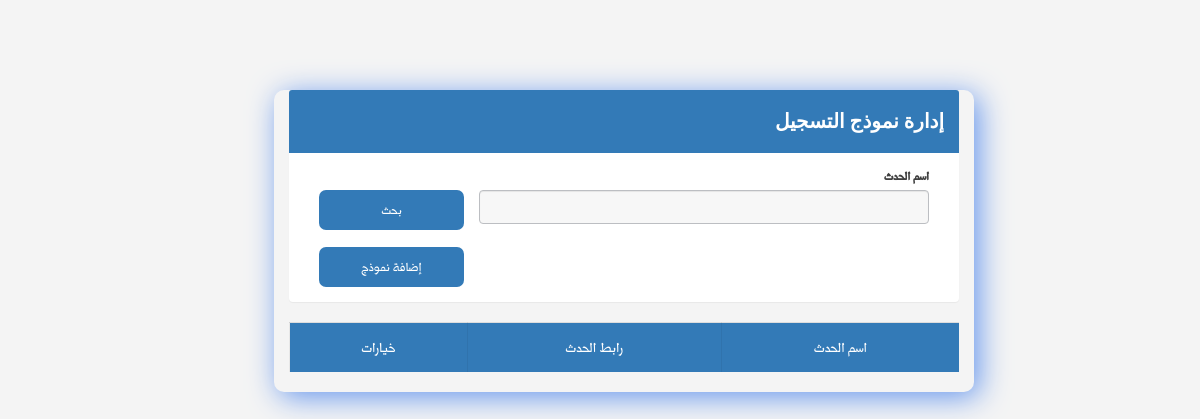
The page /manageForm.php (signed in) on the database as committed earlier.
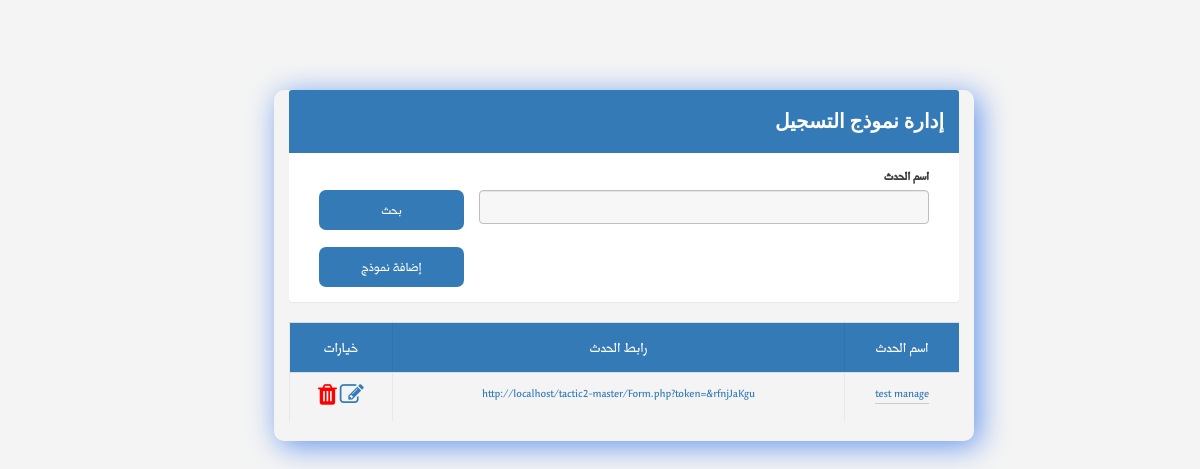
The same page on the database as committed later.
### tables this page shows
CREATE TABLE `event` (
  `event_ID` int(5) NOT NULL,
  `name_Event` varchar(30) NOT NULL,
  `descrption_Event` varchar(200) NOT NULL,
  `sartDate_Event` date NOT NULL,
  `endDate_Event` date NOT NULL,
  `location_Event` varchar(30) NOT NULL,
  `organization_name_Event` varchar(30) NOT NULL,
  `eventLink` varchar(140) NOT NULL,
  `maxNumOfAttendee` int(11) NOT NULL,
  `organizer_ID` int(11) NOT NULL,
  `VIPCode` int(5) NOT NULL
);

### manageForm.php (the view, shortened to what this page needs)
<?php
require_once 'php/connectTosql.php';
if (isset($_GET['eventName']) && $_GET['eventName'] != '') {
 $eventName = $_GET['eventName'];
 $query     = mysqli_query($con, "SELECT * FROM event  WHERE  name_Event like '%$eventName%' ") or die(mysqli_error($con));
} else {
 if (isset($_SESSION['organizerID'])) {
  $orgID = $_SESSION['organizerID'];
  $query = mysqli_query($con, "SELECT * FROM event WHERE organizer_ID = '$orgID' AND eventLink != '' ") or die(mysqli_error($con));
 }
}
?>
<!DOCTYPE html>
<html>
<head>
<link rel="stylesheet" href="https://unpkg.com/purecss@1.0.0/build/pure-min.css">
<link rel="stylesheet" href="css/layouts/custom.css">
<link rel="stylesheet" href="css/font-awesome.min.css">
<link rel="stylesheet" href="css/icon.css">
<link rel="stylesheet" href="css/bootstrap.min.css">
<link rel="stylesheet" href="css/main-rtl.css">
</head>
<body>
  <div class="mainContent">
    <div class="container">
      <div class="panel panel-primary">
        <div class="panel-heading">
          <h4 class="panelTitle">إدارة نموذج التسجيل </h4>
        </div>
        <div class="panel-body">
          <form action="manageEvent.php" class="manageEventFrm" method="Get">
            <div class="col-md-12">
              <div class="form-group form-group ">
                <label for="eventName" class="control-label"> اسم الحدث</label>
				 <div class="form-inline">
                <input type="text" class=" form-control" id="txtEventName" name="eventName" required style="width: 450px">
					 <input type="submit"  class=" btn btn-nor-primary  "  name="update" value = "بحث" style="width:145px">
			</div>
              </div>
			 <a class="btn btn-nor-primary btn-sm" href="createForm.php" style="width:145px"> إضافة نموذج </a>
            </div>
          </form>
        </div>
      </div>
    <table class="table table-striped">
      <tr>
        <th>اسم الحدث</th>
        <th> رابط الحدث   </th>
        <th> خيارات </th>
      </tr>
      <?php
while ($row = mysqli_fetch_array($query)):
 echo "<tr>";
 echo "<td><a  href='eventDetails.php?eventid=" . $row['event_ID'] . "'>" . $row['name_Event'] . "</a></td>";
 $query2 = mysqli_query($con, "SELECT token FROM registration_form WHERE event_ID=" . $row['event_ID']) or die(mysqli_error($con));
 $row2   = mysqli_fetch_array($query2);
 $token  = $row2['token'];
 echo "<td><a href='Form.php?token=$token'>" . $row['eventLink'] . "</a></td>";
 echo "<td> <a id='aEditEvent' href='editForm.php?token=$token'><span class='fa fa-edit' style='font-size:24px;'></span></a>
			        <a href='#' id='aDeletEvent' class='adelete' data-id=" . $row['event_ID'] . "><span  class=' fa fa-trash' style='font-size:24px;color:red;  '></span> </a></td>
			      </tr>";
 ?>
	<?php endwhile;?>
    </table>
 </div>
</div>
</body>
</html>

Rows that differ between the two databases and show on the page:
now on this page (row edited): event: name_Event "test manage", eventLink "http://localhost/tactic2-master/Form.php?token=&rfnjJaKgu"
